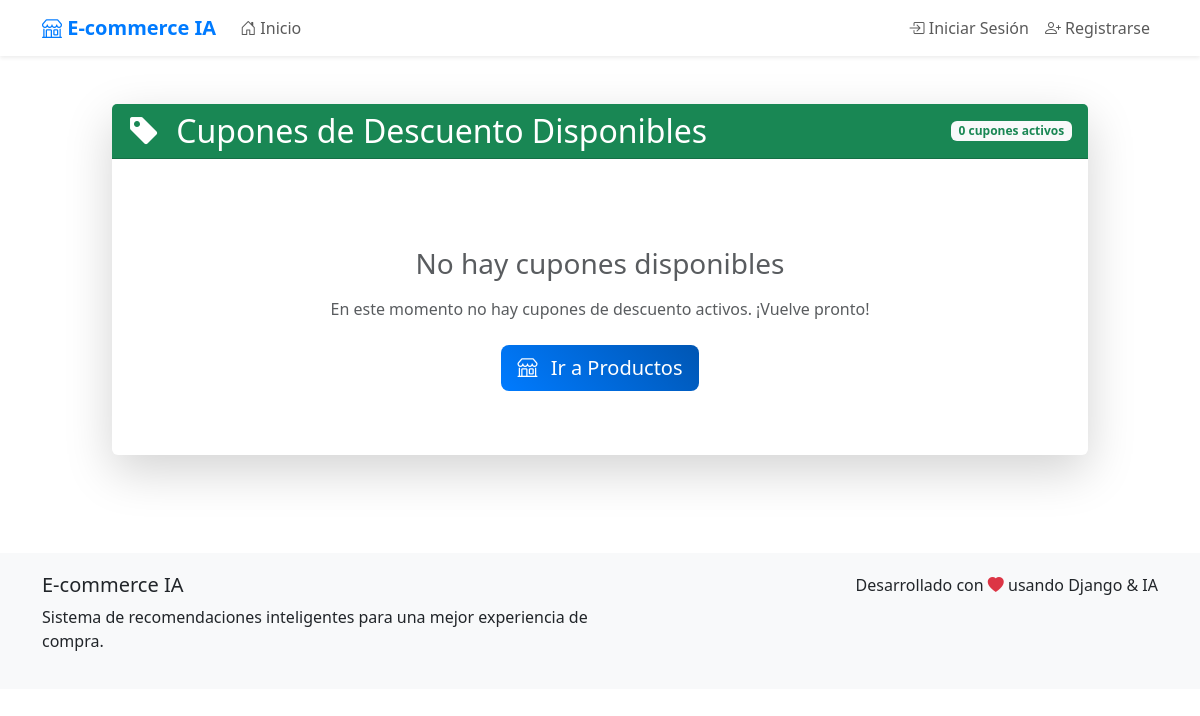
Before: /cupones/ with the older database file.
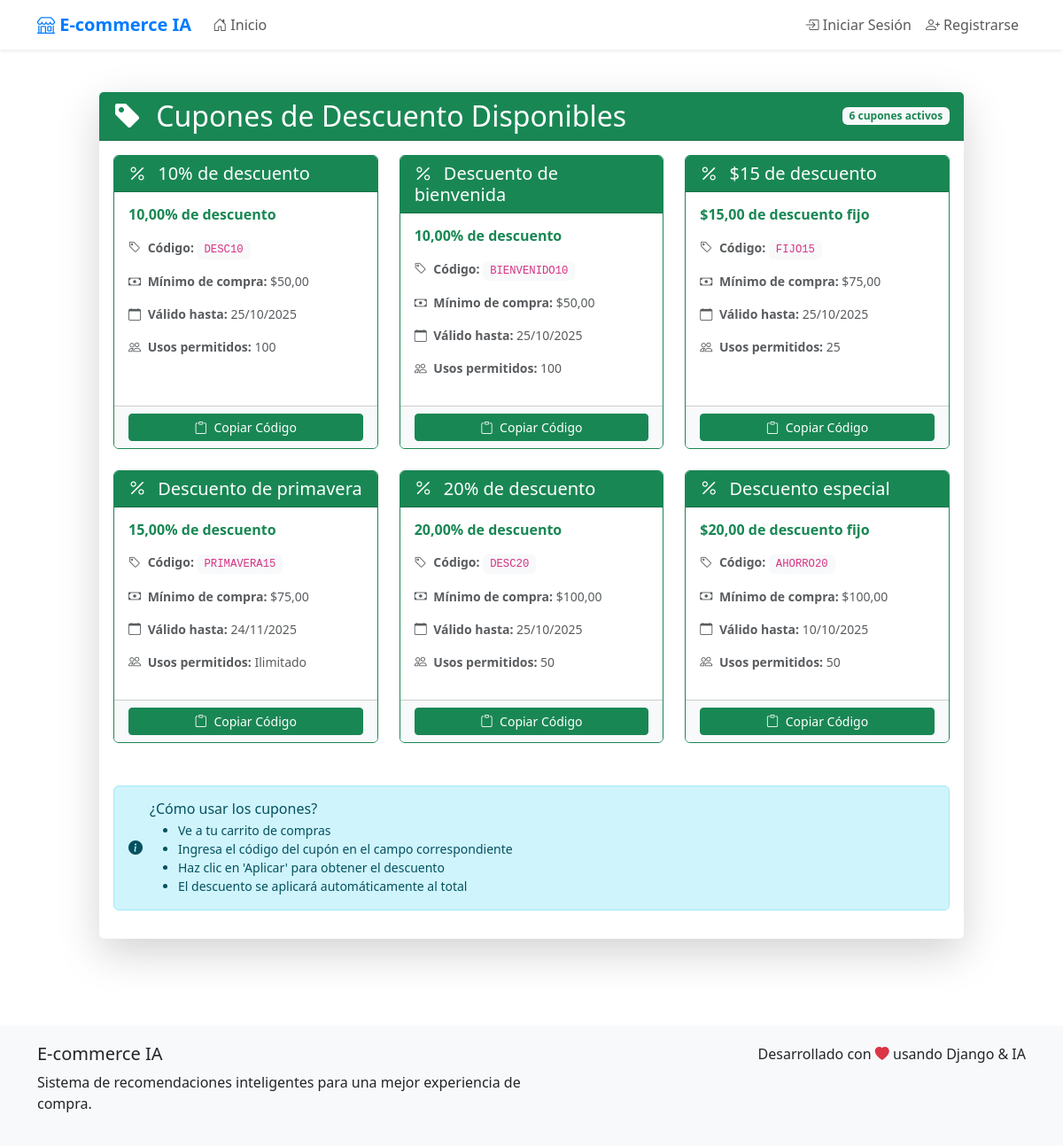
After: the same page with the newer database file.
### tienda/models.py (models this page shows, shortened)
class Cupon(models.Model):
    TIPO_DESCUENTO = [
        ('porcentaje', 'Porcentaje'),
        ('monto_fijo', 'Monto Fijo'),
    ]
    codigo = models.CharField(max_length=20, unique=True, help_text="Código único del cupón")
    descripcion = models.CharField(max_length=200, help_text="Descripción del cupón")
    tipo_descuento = models.CharField(max_length=20, choices=TIPO_DESCUENTO, default='porcentaje')
    valor_descuento = models.DecimalField(max_digits=10, decimal_places=2, help_text="Valor del descuento")
    fecha_expiracion = models.DateTimeField(help_text="Fecha de expiración del cupón")
    usos_maximos = models.PositiveIntegerField(default=1, help_text="Número máximo de usos")
    usos_actuales = models.PositiveIntegerField(default=0, help_text="Número actual de usos")
    activo = models.BooleanField(default=True, help_text="Si el cupón está activo")
    minimo_compra = models.DecimalField(max_digits=10, decimal_places=2, default=0, help_text="Monto mínimo de compra requerido")
    class Meta:
        verbose_name = "Cupón"
        verbose_name_plural = "Cupones"

### tienda/views.py (the view)
# urls.py: path('cupones/', views.cupones_disponibles, name='cupones_disponibles'),
def cupones_disponibles(request):
    cupones = Cupon.objects.filter(activo=True, fecha_expiracion__gte=date.today()).order_by('minimo_compra')
    return render(request, 'tienda/cupones.html', {
        'cupones': cupones
    })

### tienda/context_processors.py (called while the page is built, shortened)
def carrito_context(request):
    return {
        'carrito_total_productos': 0,
        'carrito_total_precio': 0,
    }

### tienda/templates/tienda/cupones.html (shortened to what this page needs)
{% extends 'tienda/base.html' %}
{% load i18n %}
{% block content %}
<div class="container-fluid py-5">
    <div class="row justify-content-center">
        <div class="col-12 col-lg-10">
            <div class="card shadow-lg border-0">
                <div class="card-header bg-success text-white">
                    <div class="d-flex justify-content-between align-items-center">
                        <h2 class="mb-0">
                            <i class="bi bi-tag-fill me-2"></i>
                            {% trans "Cupones de Descuento Disponibles" %}
                        </h2>
                        <span class="badge bg-light text-success">
                            {{ cupones|length }} {% trans "cupones activos" %}
                        </span>
                    </div>
                </div>
                <div class="card-body">
                    {% if cupones %}
                        <div class="row">
                            {% for cupon in cupones %}
                            <div class="col-md-6 col-lg-4 mb-4">
                                <div class="card h-100 border-success">
                                    <div class="card-header bg-success text-white">
                                        <h5 class="card-title mb-0">
                                            <i class="bi bi-percent me-2"></i>
                                            {{ cupon.descripcion }}
                                        </h5>
                                    </div>
                                    <div class="card-body">
                                        <div class="mb-3">
                                            <h6 class="text-success fw-bold">
                                                {% if cupon.tipo_descuento == 'porcentaje' %}
                                                    {{ cupon.valor_descuento }}% de descuento
                                                {% else %}
                                                    ${{ cupon.valor_descuento }} de descuento fijo
                                                {% endif %}
                                            </h6>
                                        </div>
                                        <div class="mb-3">
                                            <small class="text-muted d-block">
                                                <i class="bi bi-tag me-1"></i>
                                                <strong>Código:</strong> <code class="bg-light px-2 py-1 rounded">{{ cupon.codigo }}</code>
                                            </small>
                                        </div>
                                        <div class="mb-3">
                                            <small class="text-muted d-block">
                                                <i class="bi bi-cash me-1"></i>
                                                <strong>Mínimo de compra:</strong> ${{ cupon.minimo_compra }}
                                            </small>
                                        </div>
                                        <div class="mb-3">
                                            <small class="text-muted d-block">
                                                <i class="bi bi-calendar me-1"></i>
                                                <strong>Válido hasta:</strong> {{ cupon.fecha_expiracion|date:"d/m/Y" }}
                                            </small>
                                        </div>
                                        <div class="mb-3">
                                            <small class="text-muted d-block">
                                                <i class="bi bi-people me-1"></i>
                                                <strong>Usos permitidos:</strong>
                                                {% if cupon.usos_maximos == 0 %}
                                                    Ilimitado
                                                {% else %}
                                                    {{ cupon.usos_maximos }}
                                                {% endif %}
                                            </small>
                                        </div>
                                    </div>
                                    <div class="card-footer bg-light">
                                        <button class="btn btn-success btn-sm w-100"
                                                onclick="copiarCodigo('{{ cupon.codigo }}')">
                                            <i class="bi bi-clipboard me-1"></i>
                                            {% trans "Copiar Código" %}
                                        </button>
                                    </div>
                                </div>
                            </div>
                            {% endfor %}
                        </div>
                        <div class="alert alert-info mt-4" role="alert">
                            <div class="d-flex align-items-center">
                                <i class="bi bi-info-circle-fill me-2"></i>
                                <div>
                                    <h6 class="alert-heading mb-1">{% trans "¿Cómo usar los cupones?" %}</h6>
                                    <ul class="mb-0 small">
                                        <li>{% trans "Ve a tu carrito de compras" %}</li>
                                        <li>{% trans "Ingresa el código del cupón en el campo correspondiente" %}</li>
                                        <li>{% trans "Haz clic en 'Aplicar' para obtener el descuento" %}</li>
                                        <li>{% trans "El descuento se aplicará automáticamente al total" %}</li>
                                    </ul>
                                </div>
                            </div>
                        </div>
                    {% else %}
                        <div class="text-center py-5">
                            <h3 class="text-muted mb-3">{% trans "No hay cupones disponibles" %}</h3>
                            <p class="text-muted mb-4">
                                {% trans "En este momento no hay cupones de descuento activos. ¡Vuelve pronto!" %}
                            </p>
                            <a href="{% url 'productos' %}" class="btn btn-primary btn-lg">
                                <i class="bi bi-shop me-2"></i>
                                {% trans "Ir a Productos" %}
                            </a>
                        </div>
                    {% endif %}
                </div>
            </div>
        </div>
    </div>
</div>
{% endblock %}

### tienda/templates/tienda/base.html (shortened to what this page needs)
{% load i18n %}
<!DOCTYPE html>
<html lang="es">
<head>
    <link href="https://cdn.jsdelivr.net/npm/bootstrap@5.3.0/dist/css/bootstrap.min.css" rel="stylesheet">
    <link rel="stylesheet" href="https://cdn.jsdelivr.net/npm/bootstrap-icons@1.10.0/font/bootstrap-icons.css">
</head>
<body>
    <nav class="navbar navbar-expand-lg navbar-light bg-white shadow-sm">
        <div class="container">
            <a class="navbar-brand" href="{% url 'home' %}">
                <i class="bi bi-shop"></i> E-commerce IA
            </a>
            <div class="collapse navbar-collapse" id="navbarNav">
                <ul class="navbar-nav me-auto">
                    <li class="nav-item">
                        <a class="nav-link" href="{% url 'home' %}">
                            <i class="bi bi-house-door"></i> {% trans "Inicio" %}
                        </a>
                    </li>
                </ul>
                <ul class="navbar-nav">
                    {% if user.is_authenticated %}
                        <li class="nav-item dropdown">
                            <a class="nav-link dropdown-toggle" href="#" id="userDropdown" role="button" data-bs-toggle="dropdown">
                                <i class="bi bi-person-circle"></i> {{ user.username }}
                            </a>
                            <ul class="dropdown-menu">
                                <li><a class="dropdown-item" href="{% url 'historial_pedidos' %}">
                                    <i class="bi bi-receipt"></i> {% trans "Mis Pedidos" %}
                                </a></li>
                                <li><hr class="dropdown-divider"></li>
                                <li><a class="dropdown-item" href="{% url 'logout' %}">
                                    <i class="bi bi-box-arrow-right"></i> {% trans "Cerrar Sesión" %}
                                </a></li>
                            </ul>
                        </li>
                    {% else %}
                        <li class="nav-item">
                            <a class="nav-link" href="{% url 'login' %}">
                                <i class="bi bi-box-arrow-in-right"></i> {% trans "Iniciar Sesión" %}
                            </a>
                        </li>
                        <li class="nav-item">
                            <a class="nav-link" href="{% url 'registro' %}">
                                <i class="bi bi-person-plus"></i> {% trans "Registrarse" %}
                            </a>
                        </li>
                    {% endif %}
                </ul>
            </div>
        </div>
    </nav>
    <main>
        {% block content %}{% endblock %}
    </main>
    <footer class="footer">
        <div class="container">
            <div class="row">
                <div class="col-md-6">
                    <h5>E-commerce IA</h5>
                    <p>{% trans "Sistema de recomendaciones inteligentes para una mejor experiencia de compra." %}</p>
                </div>
                <div class="col-md-6 text-md-end">
                    <p class="mb-0">{% trans "Desarrollado con" %} <i class="bi bi-heart-fill text-danger"></i> {% trans "usando Django & IA" %}</p>
                </div>
            </div>
        </div>
    </footer>
</body>
</html>

### tienda/templates/tienda/base.html (style rules this page uses)
.navbar-brand { font-weight: bold; color: #007bff !important; }
.footer { background-color: #f8f9fa; padding: 20px 0; margin-top: 50px; }

Changed rows visible on the page:
added Cupon: descripcion "10% de descuento", valor_descuento "10,00", codigo "DESC10", minimo_compra "50,00", fecha_expiracion "25/10/2025", usos_maximos "100"
added Cupon: descripcion "Descuento de bienvenida", valor_descuento "10,00", codigo "BIENVENIDO10", minimo_compra "50,00", fecha_expiracion "25/10/2025", usos_maximos "100"
added Cupon: descripcion "$15 de descuento", valor_descuento "15,00", codigo "FIJO15", minimo_compra "75,00", fecha_expiracion "25/10/2025", usos_maximos "25"
added Cupon: descripcion "Descuento de primavera", valor_descuento "15,00", codigo "PRIMAVERA15", minimo_compra "75,00", fecha_expiracion "24/11/2025", usos_maximos "Ilimitado"
added Cupon: descripcion "20% de descuento", valor_descuento "20,00", codigo "DESC20", minimo_compra "100,00", fecha_expiracion "25/10/2025", usos_maximos "50"
added Cupon: descripcion "Descuento especial", valor_descuento "20,00", codigo "AHORRO20", minimo_compra "100,00", fecha_expiracion "10/10/2025", usos_maximos "50"
Other visible differences:
{{ cupones|length }}: "0" → "6"
text no longer shown: "No hay cupones disponibles En este momento no hay cupones de descuento activos. ¡Vuelve pronto! Ir a Productos"
text now shown: "¿Cómo usar los cupones? Ve a tu carrito de compras Ingresa el código del cupón en el campo correspondiente Haz clic en 'Aplicar' para obtener el descuento El descuento se aplicará automáticamente al total"
